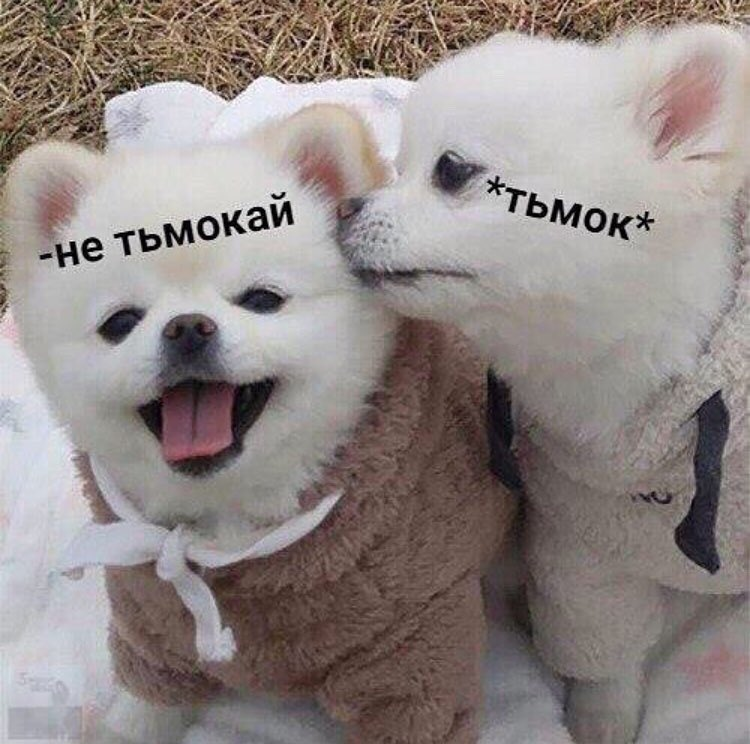
#> input picture algorithms_and_prg/red_channel_histogram/file.jpg, 750 x 744 px
$ python source.py
#> lines starting #> are read from the running program, lines starting #| are printed output that depends on the picture
from PIL import Image, ImageDraw


def hist_draw(hist_name, img_height, hist_data):
    hist = Image.new("RGB", (len(hist_data), img_height), "white")
    draw = ImageDraw.Draw(hist)

    for i in range(len(hist_data)):
        draw.line(((i, img_height), (i, img_height - hist_data[i] / float(max(hist_data)) * img_height)), fill="red")

    hist.save(hist_name)

def main():
    filename = "file.jpg"

    img = Image.open(filename)
#> img is the input picture: PIL image 750x744 RGB; mean R, G, B 144.8, 135.5, 133.2
    colors = img.getcolors(img.size[0] * img.size[1])
#> colors = 62074 items
    hist_arr = [0 for i in range(256)]

    for num, color in colors:
        hist_arr[color[0]] += num
#> this loop made 62074 passes
#> (num, color) on passes 1 to 3: (2, (254, 255, 255)), (5, (140, 137, 146)), (3, (255, 254, 255))
#> after the loop, hist_arr = 256 values, max 4503 at index 185, min 16 at index 254, mean 2179.7

    hist_draw("hist1.png", 100, hist_arr)
#> in hist_draw, `hist = Image.new("RGB", (len(hist_data), img_height), "white")`: hist: PIL image 256x100 RGB; every value is 255
#> in hist_draw, `hist.save(hist_name)`:
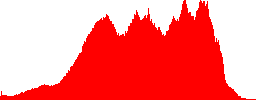
#> saved as hist1.png: PIL image 256x100 RGB; mean R, G, B 255, 130.3, 130.3

if __name__ == "__main__":
    main()
